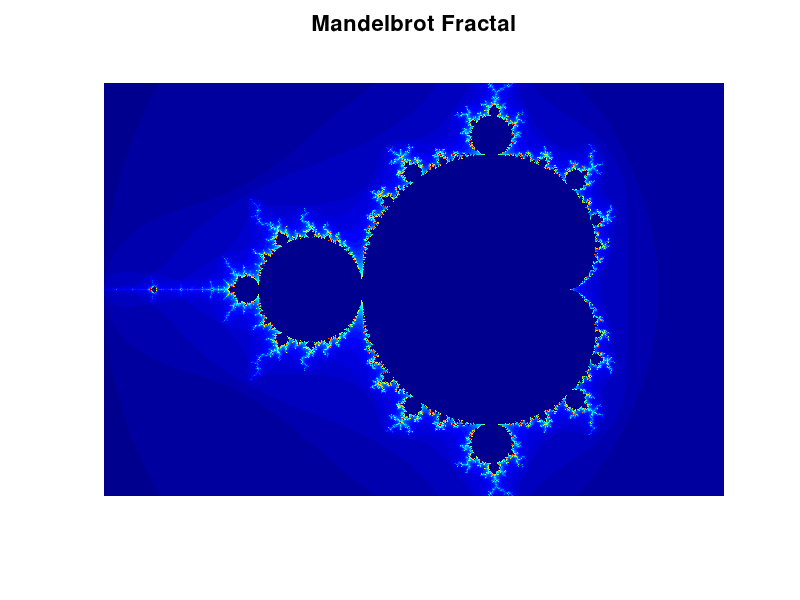

MATLAB code to generate this figure:
clc; clear; close all;
% Mandelbrot Fractals
% Written By: Rasit
% Date: 23-Dec-2024

%% Params
m = 1920; % Image width
n = 1080; % Image height
x = linspace(-2, 1, m);
y = linspace(-1, 1, n);
[C, Y] = meshgrid(x, y);
Z = zeros(n, m);
M = true(n, m);
iterMax = 1e2; % Number Of Iter
IterCount = zeros(n, m);

figure('units', 'normalized', 'outerposition', [0 0 1 1], 'color', 'w')
for i = 1:iterMax
    Z(M) = Z(M).^2 + C(M) + 1i * Y(M); % Z = Z^2 + C
    M(abs(Z) > 2) = false;             % Update the mask if |Z| > 2
    IterCount(~M & IterCount == 0) = i;
    clf
    imagesc(x, y, IterCount);
    axis equal off;
    colormap(jet);
    title('Mandelbrot Fractal', 'FontSize', 16);
    drawnow
end

